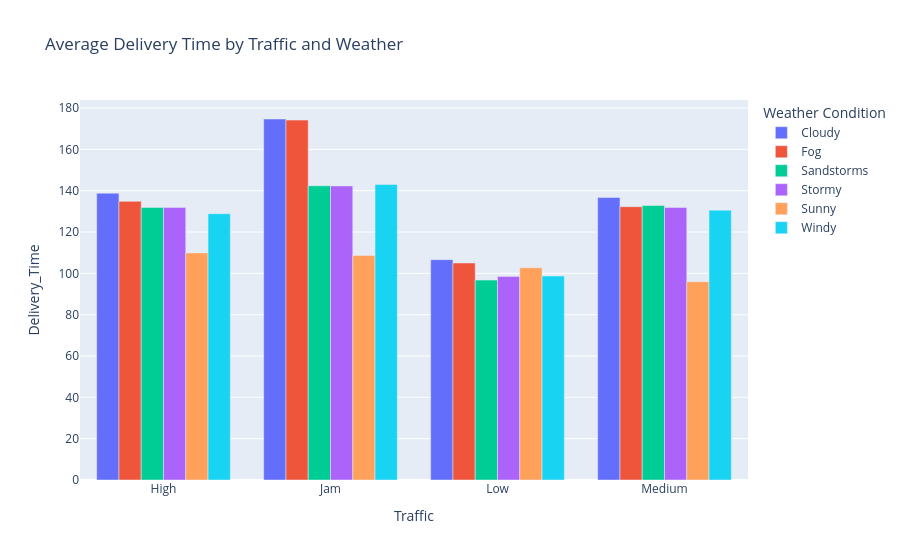

Notebook source saved alongside this figure:
### Code cell
d1 = px.bar(
    avg_delivery_time_traffic_weather,
    x='Traffic',
    y='Delivery_Time',
    color='Weather',
    barmode='group',
    title='Average Delivery Time by Traffic and Weather',

)
d1.update_layout(legend_title_text='Weather Condition')
d1.show()

### Figure 1 — Plotly figure (JSON) as saved in the notebook; plotly's stock layout.template omitted (floating-point values rounded to 4 significant figures)
{"data": [{"alignmentgroup": "True", "hovertemplate": "Weather=Cloudy<br>Traffic=%{x}<br>Delivery_Time=%{y}<extra></extra>", "legendgroup": "Cloudy", "marker": {"color": "#636efa", "pattern": {"shape": ""}}, "name": "Cloudy", "offsetgroup": "Cloudy", "orientation": "v", "showlegend": true, "textposition": "auto", "type": "bar", "x": ["High", "Jam", "Low", "Medium"], "xaxis": "x", "y": [138.8, 174.7, 106.6, 136.7], "yaxis": "y"}, {"alignmentgroup": "True", "hovertemplate": "Weather=Fog<br>Traffic=%{x}<br>Delivery_Time=%{y}<extra></extra>", "legendgroup": "Fog", "marker": {"color": "#EF553B", "pattern": {"shape": ""}}, "name": "Fog", "offsetgroup": "Fog", "orientation": "v", "showlegend": true, "textposition": "auto", "type": "bar", "x": ["High", "Jam", "Low", "Medium"], "xaxis": "x", "y": [134.8, 174.2, 105.0, 132.3], "yaxis": "y"}, {"alignmentgroup": "True", "hovertemplate": "Weather=Sandstorms<br>Traffic=%{x}<br>Delivery_Time=%{y}<extra></extra>", "legendgroup": "Sandstorms", "marker": {"color": "#00cc96", "pattern": {"shape": ""}}, "name": "Sandstorms", "offsetgroup": "Sandstorms", "orientation": "v", "showlegend": true, "textposition": "auto", "type": "bar", "x": ["High", "Jam", "Low", "Medium"], "xaxis": "x", "y": [131.9, 142.4, 96.75, 132.9], "yaxis": "y"}, {"alignmentgroup": "True", "hovertemplate": "Weather=Stormy<br>Traffic=%{x}<br>Delivery_Time=%{y}<extra></extra>", "legendgroup": "Stormy", "marker": {"color": "#ab63fa", "pattern": {"shape": ""}}, "name": "Stormy", "offsetgroup": "Stormy", "orientation": "v", "showlegend": true, "textposition": "auto", "type": "bar", "x": ["High", "Jam", "Low", "Medium"], "xaxis": "x", "y": [131.9, 142.3, 98.54, 131.9], "yaxis": "y"}, {"alignmentgroup": "True", "hovertemplate": "Weather=Sunny<br>Traffic=%{x}<br>Delivery_Time=%{y}<extra></extra>", "legendgroup": "Sunny", "marker": {"color": "#FFA15A", "pattern": {"shape": ""}}, "name": "Sunny", "offsetgroup": "Sunny", "orientation": "v", "showlegend": true, "textposition": "auto", "type": "bar", "x": ["High", "Jam", "Low", "Medium"], "xaxis": "x", "y": [109.9, 108.6, 102.7, 95.97], "yaxis": "y"}, {"alignmentgroup": "True", "hovertemplate": "Weather=Windy<br>Traffic=%{x}<br>Delivery_Time=%{y}<extra></extra>", "legendgroup": "Windy", "marker": {"color": "#19d3f3", "pattern": {"shape": ""}}, "name": "Windy", "offsetgroup": "Windy", "orientation": "v", "showlegend": true, "textposition": "auto", "type": "bar", "x": ["High", "Jam", "Low", "Medium"], "xaxis": "x", "y": [128.9, 143.0, 98.71, 130.6], "yaxis": "y"}], "layout": {"barmode": "group", "legend": {"title": {"text": "Weather Condition"}, "tracegroupgap": 0}, "title": {"text": "Average Delivery Time by Traffic and Weather"}, "xaxis": {"anchor": "y", "domain": [0, 1], "title": {"text": "Traffic"}}, "yaxis": {"anchor": "x", "domain": [0, 1], "title": {"text": "Delivery_Time"}}}}
